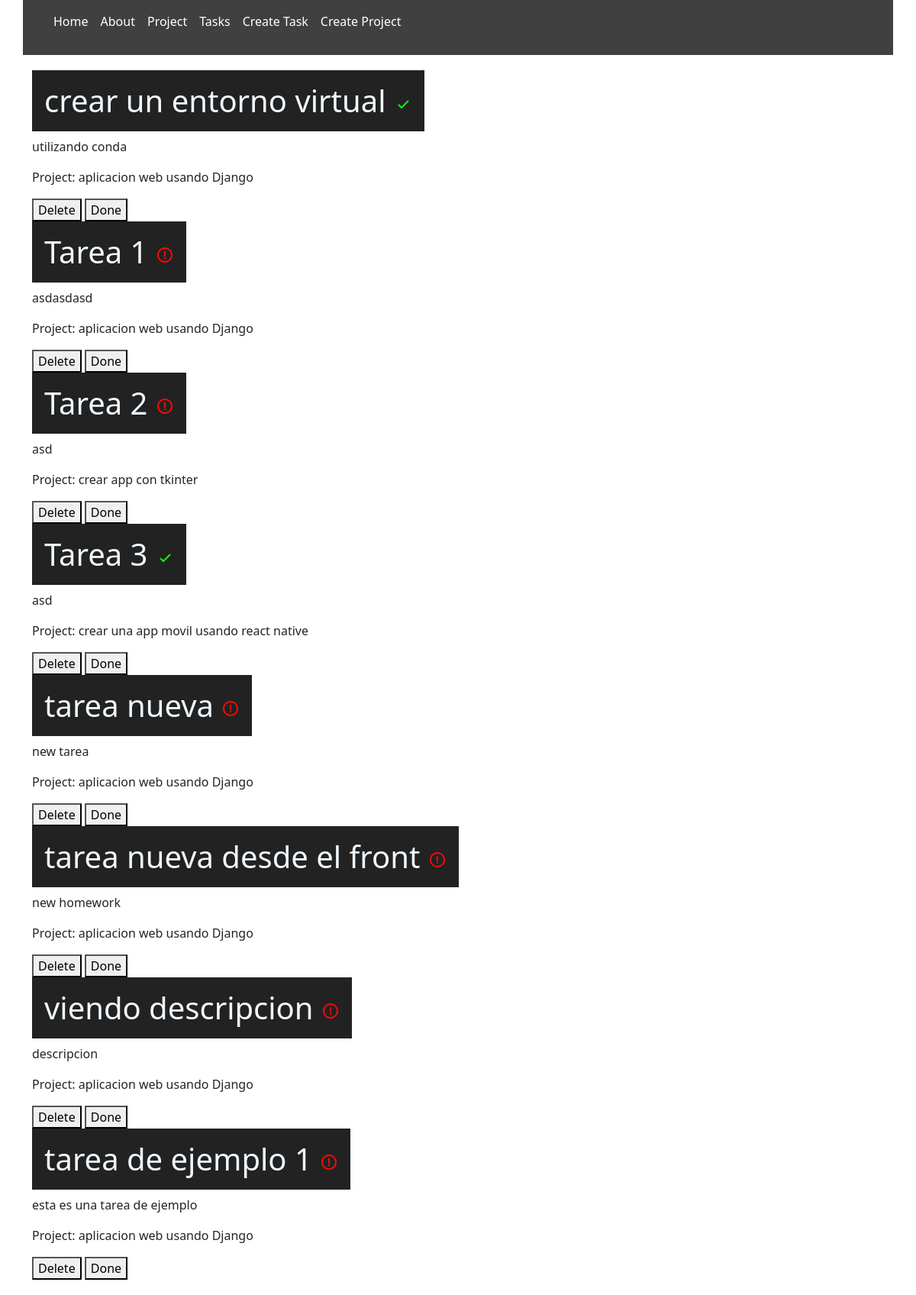
/tasks/, run on the app's committed database.
### myapp/models.py (models this page shows, shortened)
class Task(models.Model):
    title = models.CharField(max_length= 200)
    description = models.TextField()
    project =models.ForeignKey(Project, on_delete=models.CASCADE)
    done = models.BooleanField(default=False)

class Project(models.Model):
    name = models.CharField(max_length= 200)

### myapp/views.py (the view)
# urls.py: path('tasks/', views.tasks, name='tasks'),
def tasks(request):
    tasks = Task.objects.all()
    return render(request, 'tasks/tasks.html', {
        'tasks': tasks
    })

### myapp/templates/tasks/tasks.html (shortened to what this page needs)
{% extends 'layouts/base.html' %}
{% block content %}
{%for task in tasks %}
    <div>
        <h1 style="background-color: #222222;width: fit-content;padding: 1rem;color: aliceblue;"> {{task.title}}{% if task.done == False %} <svg xmlns="http://www.w3.org/2000/svg" width="24" height="24" viewBox="0 0 24 24" style="fill: rgb(247, 10, 10)"><path d="M11.953 2C6.465 2 2 6.486 2 12s4.486 10 10 10 10-4.486 10-10S17.493 2 11.953 2zM12 20c-4.411 0-8-3.589-8-8s3.567-8 7.953-8C16.391 4 20 7.589 20 12s-3.589 8-8 8z"></path><path d="M11 7h2v7h-2zm0 8h2v2h-2z"></path></svg> {% else %} <svg xmlns="http://www.w3.org/2000/svg" width="24" height="24" viewBox="0 0 24 24" style="fill: rgb(14, 250, 6);transform: ;msFilter:;"><path d="m10 15.586-3.293-3.293-1.414 1.414L10 18.414l9.707-9.707-1.414-1.414z"></path></svg> {% endif %}</h1>
        <p>{{task.description}}</p>
        <p>Project: {{task.project.name}}</p>
        <button>Delete</button>
        <button>Done</button>
    </div>
{%endfor%}
{% endblock %}

### myapp/templates/layouts/base.html (shortened to what this page needs)
{% load static %}
<!DOCTYPE html>
<html lang="en">
<head>
    <link rel="stylesheet" href="{% static 'css/main.css' %}">
    <link href="https://cdn.jsdelivr.net/npm/bootstrap@5.3.3/dist/css/bootstrap.min.css" rel="stylesheet">
</head>
<body>
    <nav class="navbar container">
        <ul>
            <li class="p-2">
                <a href="{% url 'index' %}">Home</a>
            </li>
            <li class="p-2">
                <a href="{% url 'about' %}">About</a>
            </li>
            <li class="p-2">
                <a href="{% url 'projects' %}">Project</a>
            </li>
            <li class="p-2">
                <a href="{% url 'tasks' %}">Tasks</a>
            </li>
            <li class="p-2">
                <a href="{% url 'create_task' %}">Create Task</a>
            </li>
            <li class="p-2">
                <a href="{% url 'create_project' %}">Create Project</a>
            </li>
        </ul>
    </nav>
    <main class="container">
        {% block content %}
        {% endblock %}
    </main>
</body>
</html>

### myapp/static/css/main.css (style rules this page uses)
body { background-color: #202020; color: whitesmoke; }
.navbar { background-color: #404040; padding: 5px 0; }
.navbar ul { display: flex; justify-content: space-between; }
.navbar ul li { list-style: none; }
.navbar ul li a { color: white; text-decoration: none; }
.container { max-width: 1200px; margin: auto; padding: 20px 10px; }

### data on the page
Task: title "crear un entorno virtual", done True (drawn), description "utilizando conda", project.name "aplicacion web usando Django"
Task: title "Tarea 1", done False (drawn), description "asdasdasd", project.name "aplicacion web usando Django"
Task: title "Tarea 2", done False (drawn), description "asd", project.name "crear app con tkinter"
Task: title "Tarea 3", done True (drawn), description "asd", project.name "crear una app movil usando react native"
Task: title "tarea nueva", done False (drawn), description "new tarea", project.name "aplicacion web usando Django"
Task: title "tarea nueva desde el front", done False (drawn), description "new homework", project.name "aplicacion web usando Django"
Task: title "viendo descripcion", done False (drawn), description "descripcion", project.name "aplicacion web usando Django"
Task: title "tarea de ejemplo 1", done False (drawn), description "esta es una tarea de ejemplo", project.name "aplicacion web usando Django"
